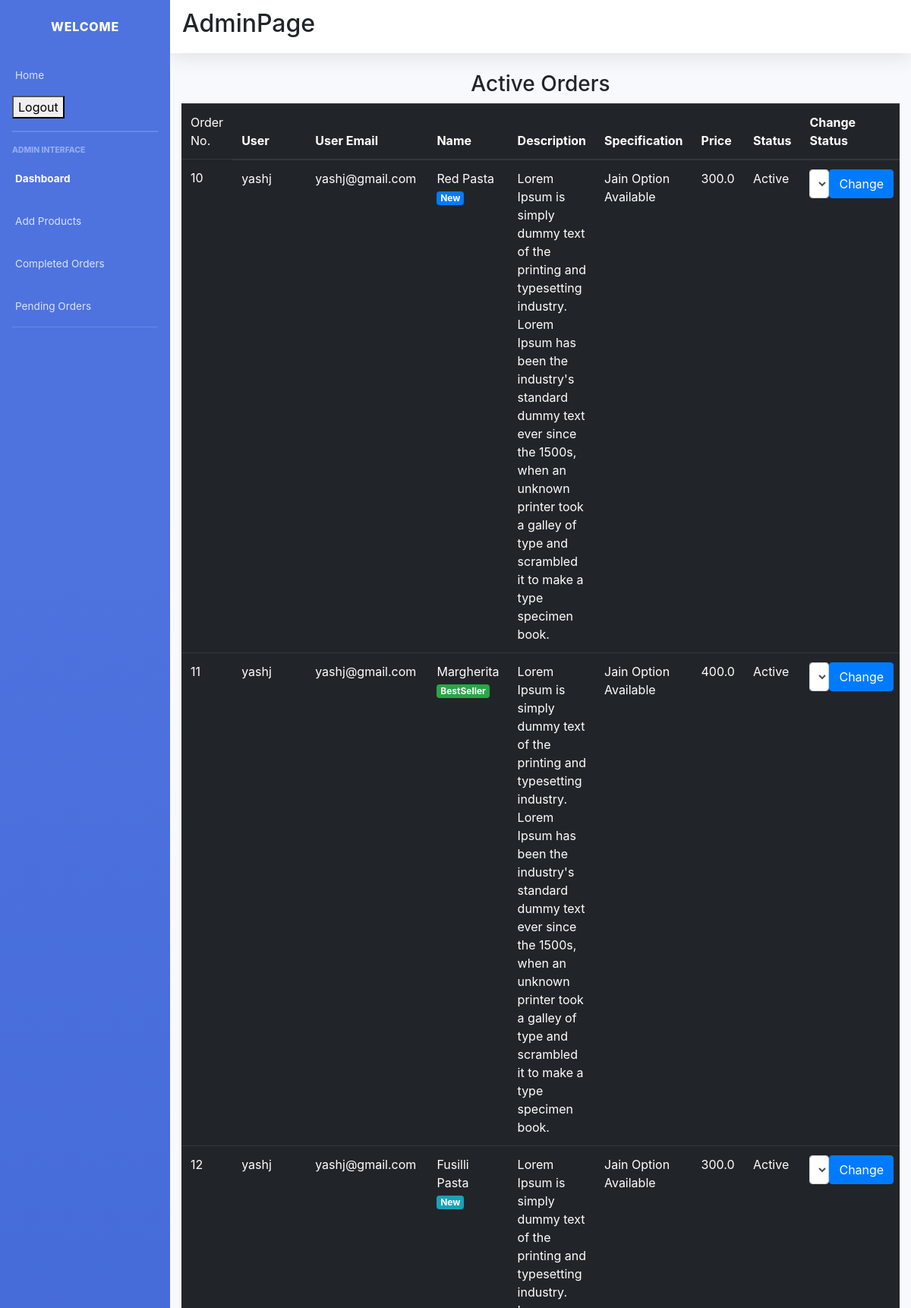
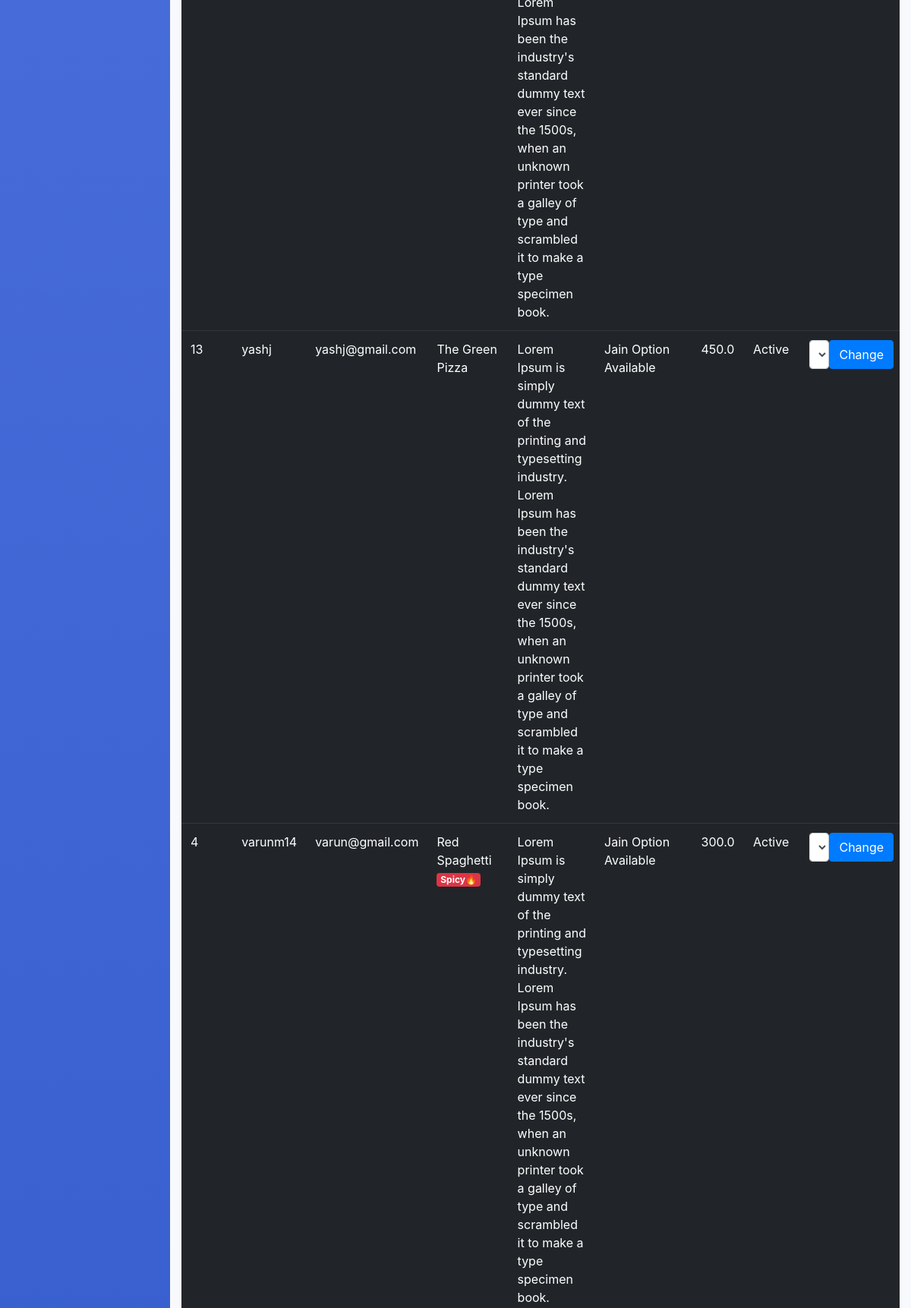
The app's page /pending_orders/ (signed in, upper part) with its own data (2 pictures, top to bottom).
### main/models.py (models this page shows, shortened)
class CartItems(models.Model):
    ORDER_STATUS = (
        ('Active', 'Active'),
        ('Delivered', 'Delivered')
    )
    user = models.ForeignKey(User, on_delete=models.CASCADE)
    item = models.ForeignKey(Item, on_delete=models.CASCADE)
    instructions = models.CharField(max_length=250,default="")
    ordered = models.BooleanField(default=False)
    quantity = models.IntegerField(default=1)
    ordered_date = models.DateField(default=timezone.now)
    status = models.CharField(max_length=20, choices=ORDER_STATUS, default='Active')
    delivery_date = models.DateField(default=timezone.now)
    class Meta:
        verbose_name = 'Cart Item'
        verbose_name_plural = 'Cart Items'

class Item(models.Model):
    LABELS = (
        ('BestSeller', 'BestSeller'),
        ('New', 'New'),
        ('Spicy🔥', 'Spicy🔥'),
    )
    LABEL_COLOUR = (
        ('danger', 'danger'),
        ('success', 'success'),
        ('primary', 'primary'),
        ('info', 'info')
    )
    title = models.CharField(max_length=150)
    description = models.CharField(max_length=250,blank=True)
    price = models.FloatField()
    instructions = models.CharField(max_length=250,default="Jain Option Available")
    image = models.ImageField(default='default.png', upload_to='images/')
    labels = models.CharField(max_length=25, choices=LABELS, blank=True)
    label_colour = models.CharField(max_length=15, choices=LABEL_COLOUR, blank=True)
    slug = models.SlugField(default="sushi_name")
    created_by = models.ForeignKey(User, on_delete=models.CASCADE)

### main/decorators.py (the view)
    def wrapper_func(request, *args, **kwargs):
        group = Group.objects.get(user = request.user)
        if group.name == 'admin_owner':
            return view_func(request, *args, **kwargs)
        else:
            return redirect('/')

### main/views.py (called while the page is built)
@login_required(login_url='/accounts/login/')
@admin_required
def pending_orders(request):
    items = CartItems.objects.filter(item__created_by=request.user, ordered=True,status="Active").order_by('-ordered_date')
    context = {
        'items':items,
    }
    return render(request, 'main/pending_orders.html', context)

### main/templates/main/pending_orders.html (shortened to what this page needs)
{% extends "main/layout2.html" %}
{% block content %}
<div class="cart">
        <div class="row">
            <div class="col-sm-12">
                <h3 class="text-center">Active Orders</h3>
                {% if items %}
                <div class="table-responsive">
                    <table class="table table-dark">
                        <thead>
                        <tr>
                            <td scope="col">Order No.</td>
                            <th scope="col">User</th>
                            <th scope="col">User Email</th>
                            <th scope="col">Name</th>
                            <th scope="col">Description</th>
                            <th scope="col">Specification</th>
                            <th scope="col">Price</th>
                            <th scope="col">Status</th>
                            <th scope="col">Change Status</th>
                        </tr>
                        </thead>
                        <tbody>
                            {% for item in items %}
                        <tr>
                            <td>{{ item.id }}</td>
                            <td>{{ item.user.username }}</td>
                            <td>{{ item.user.email}}</td>
                            <td>{{ item.item.title }} <span class="badge badge-{{ item.item.label_colour }}">{{ item.item.labels }}</span></td>
                            <td>{{ item.item.description }}</td>
                            <td>{{ item.item.instructions }}</td>
                            <td>{{ item.item.price }}</td>
                            <td>{{ item.status }}</td>
                            <td>
                                <form method="POST" action="{% url 'main:update_status' item.id %}" style="display: flex;">
                                    <select class="form-control" name="status">
                                        <option value="Active" selected="selected">Active</option>
                                    </select>
                                    <button type="submit" class="btn btn-primary">Change</button>
                                </form>
                            </td>
                        </tr>
                            {% endfor %}
                        </tbody>
                    </table>
                </div>
                {% else %}
                <h4 class="text-center">Sorry, you have not ordered any item yet!!!</h4>
                {% endif %}
            </div>
        </div>
</div>
{% endblock content %}

### records on screen
CartItems: id "10", user.username "yashj", user.email "yashj@gmail.com", item "Red Pasta", item.labels "New", item.description "Lorem Ipsum is simply dummy text of the printing and typesetting industry. Lorem Ipsum has been the industry's standard dummy text ever since the 1500s, when an unknown printer took a galley of type and scrambled it to make a type specimen book.", item.instructions "Jain Option Available", item.price "300.0", status "Active"
CartItems: id "11", user.username "yashj", user.email "yashj@gmail.com", item "Margherita", item.labels "BestSeller", item.description "Lorem Ipsum is simply dummy text of the printing and typesetting industry. Lorem Ipsum has been the industry's standard dummy text ever since the 1500s, when an unknown printer took a galley of type and scrambled it to make a type specimen book.", item.instructions "Jain Option Available", item.price "400.0", status "Active"
CartItems: id "12", user.username "yashj", user.email "yashj@gmail.com", item "Fusilli Pasta", item.labels "New", item.description "Lorem Ipsum is simply dummy text of the printing and typesetting industry. Lorem Ipsum has been the industry's standard dummy text ever since the 1500s, when an unknown printer took a galley of type and scrambled it to make a type specimen book.", item.instructions "Jain Option Available", item.price "300.0", status "Active"
CartItems: id "13", user.username "yashj", user.email "yashj@gmail.com", item "The Green Pizza", item.description "Lorem Ipsum is simply dummy text of the printing and typesetting industry. Lorem Ipsum has been the industry's standard dummy text ever since the 1500s, when an unknown printer took a galley of type and scrambled it to make a type specimen book.", item.instructions "Jain Option Available", item.price "450.0", status "Active"
CartItems: id "4", user.username "varunm14", user.email "varun@gmail.com", item "Red Spaghetti", item.labels "Spicy🔥", item.description "Lorem Ipsum is simply dummy text of the printing and typesetting industry. Lorem Ipsum has been the industry's standard dummy text ever since the 1500s, when an unknown printer took a galley of type and scrambled it to make a type specimen book.", item.instructions "Jain Option Available", item.price "300.0", status "Active"
